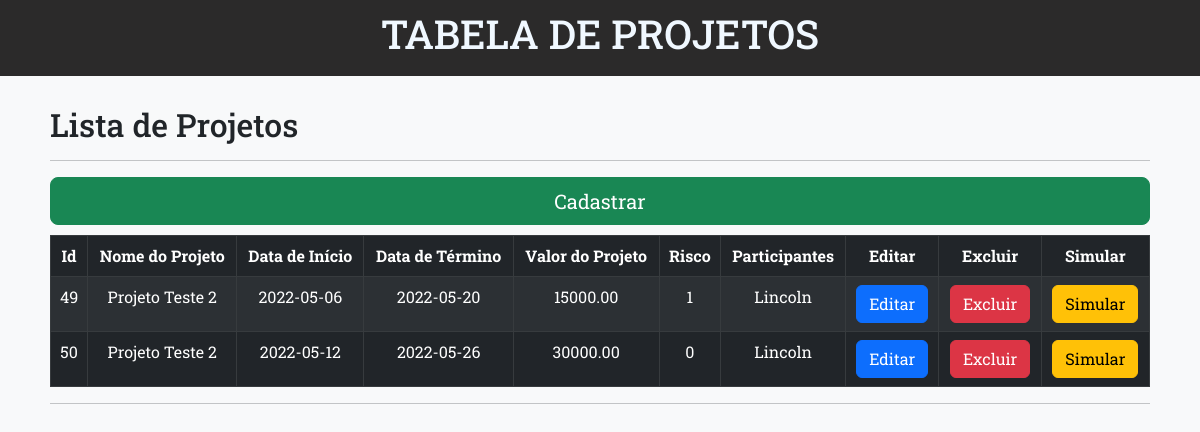
The page / on the database its author committed.
### tables this page shows
CREATE TABLE `projetos` (
  `id` int(11) NOT NULL,
  `nome_projeto` varchar(255) NOT NULL,
  `data_inicio` varchar(255) NOT NULL,
  `data_termino` varchar(255) NOT NULL,
  `valor_projeto` decimal(65,2) NOT NULL,
  `risco` int(11) NOT NULL,
  `participantes` varchar(255) NOT NULL
);

### index.php (the view, shortened to what this page needs)
<?php
    require('db/conexao.php');
    $query="SELECT * FROM projetos";
    $sql = $pdo->prepare($query);
    $sql->execute();
?>
<!DOCTYPE html>
<html lang="en">
<head>
    <link href="CSS/estiloIndex.css" rel="stylesheet"></link>
    <link href="https://cdn.jsdelivr.net/npm/bootstrap@5.2.0-beta1/dist/css/bootstrap.min.css" rel="stylesheet">
</head>
<body>
    <header>
        <h1>TABELA DE PROJETOS</h1>
    </header>
    <main class="bg-light">
        <div class = "title">
            <h2> Lista de Projetos </h2>
            <hr>
        </div>
        <button onclick = "projeto.cadastrar()" class="btn btn-success btn-lg">Cadastrar</button>
        <div class = "content">
            <table border="1" class="table table-striped table-dark table-hover table-bordered">
                <thead>
                    <th>Id</th>
                    <th>Nome do Projeto</th>
                    <th>Data de Início</th>
                    <th>Data de Término</th>
                    <th>Valor do Projeto</th>
                    <th>Risco</th>
                    <th>Participantes</th>
                    <th>Editar</th>
                    <th>Excluir</th>
                    <th>Simular</th>
                <tbody>
                    <?php
                        $sql->setFetchMode(PDO::FETCH_OBJ);
                        $result = $sql->fetchAll();
                        if($result){
                            foreach($result as $row){
                                ?>
                                <tr>
                                    <td><?= $row->id; ?></td>
                                    <td><?= $row->nome_projeto; ?></td>
                                    <td><?= $row->data_inicio; ?></td>
                                    <td><?= $row->data_termino; ?></td>
                                    <td><?= $row->valor_projeto; ?></td>
                                    <td><?= $row->risco; ?></td>
                                    <td><?= $row->participantes; ?></td>
                                    <td>
                                        <a href="editar.php?id=<?= $row->id; ?>" class="btn btn-primary">Editar</a>
                                    </td>
                                    <td>
                                        <form action="excluir.php" method="POST">
                                            <button type = "submit" name = "excluir-projeto" value="<?=$row->id;?>" class="btn btn-danger">Excluir</button>
                                        </form>
                                    </td>
                                    <td>
                                        <button type = "button" name = "simular-projeto" value="<?=$row->id;?>" data-toggle="modal" data-target="#exampleModal" data-risco = "<?= $row->risco; ?>" data-whatever="<?= $row->valor_projeto; ?>" class="btn btn-warning">Simular</button>
                                    </td>
                                </tr>
                                <?php
                            }
                        }
                        else
                        {
                            ?>
                            <tr>
                                <td colspan="10">Nenhum dado foi encontrado.</td>
                            </tr>
                            <?php
                        }
                    ?>
                </tbody>
                </thead>
            </table>
            <hr>
        </div>
    </main>
</body>
</html>

### CSS/estiloIndex.css (style rules this page uses)
* { font-size: 1em; padding: 0; margin: 0; box-sizing: border-box; font-family: 'Roboto Slab', serif; }
body { width: 100%; background-color: #cac7c7; }
header { background-color: rgb(43, 42, 42); padding: 10px; color: aliceblue; text-align: center; }
h1 { text-align: center; }
main { padding: 30px 50px; height: 100vh; background-color: white; }
table { border-collapse: collapse; width: 100%; }
table th { padding: 1px 5px; text-align: center; }
.btn-lg { width: 100%; margin-bottom: 10px; }
td { text-align: center; }

### rows shown on the page
projetos: id "49", nome_projeto "Projeto Teste 2", data_inicio "2022-05-06", data_termino "2022-05-20", valor_projeto "15000.00", risco "1", participantes "Lincoln"
projetos: id "50", nome_projeto "Projeto Teste 2", data_inicio "2022-05-12", data_termino "2022-05-26", valor_projeto "30000.00", risco "0", participantes "Lincoln"
